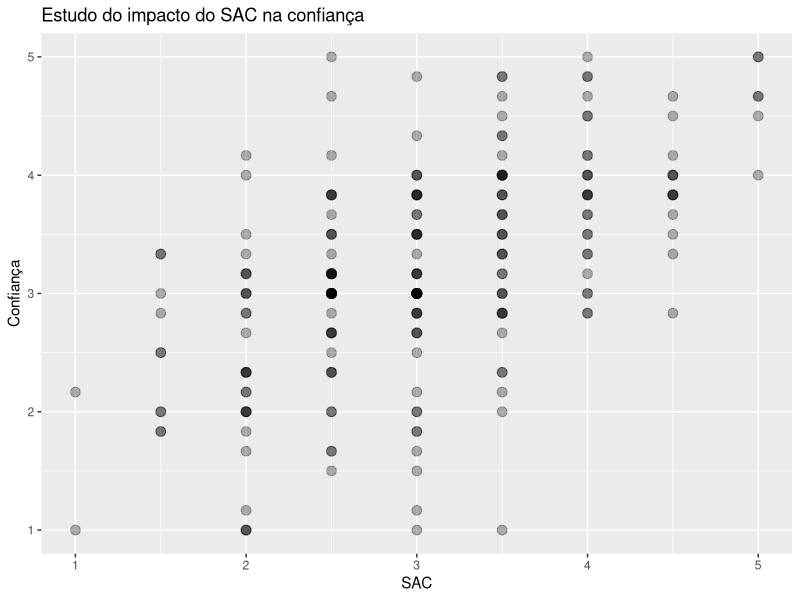
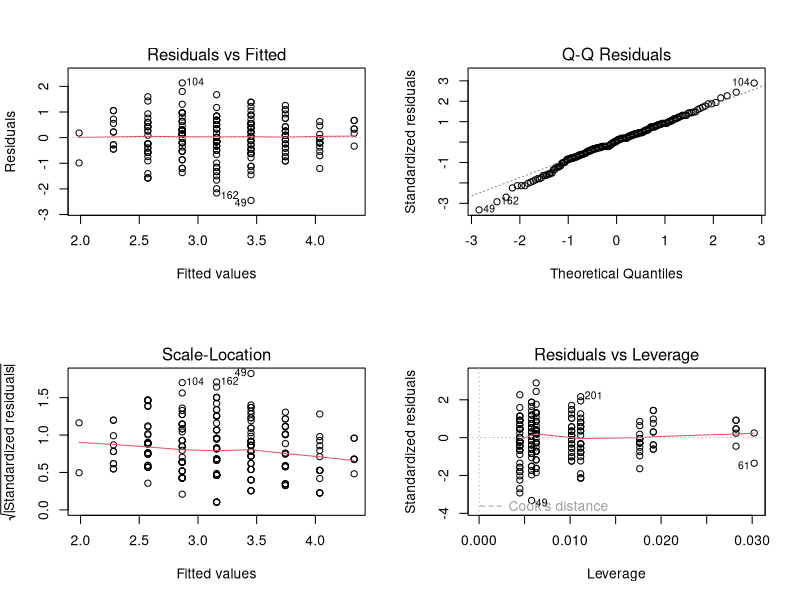

The R source for these figures, in order:
## ---- chunk 1
knitr::opts_chunk$set(echo = TRUE)
## ---- chunk 2
library(readxl)

dados = read_xlsx("Reg1.xlsx")
x <- dados$SAC
y <- dados$CONFIANÇA
## ---- chunk 3
#plot(y ~ x, 
#       main = "Estudo do impacto do SAC na confiança",
#       xlab = "SAC",
#       ylab = "Confiança" )

# Para o cálculo do coeficiente de correlação linear:
#round(cor(x,y),2)

library(ggplot2)
#library(hexbin)
#library(ggpointdensity)
# stat_binhex()
# geom_pointdensity() + scale_color_viridis_c()

ggplot(dados, aes(x=x,y=y)) +  geom_point(alpha = 0.3, size = 3)+
labs(title = "Estudo do impacto do SAC na confiança",
       x = "SAC",
       y = "Confiança") 

## ---- chunk 4
modelo = lm(y ~ x) 
resumo = summary(modelo)
# Para obter os coeficientes com duas casas decimais
tabela1 = round(resumo$coefficients,2) 
# Para obter os LI e LS dos coeficientes com duas casas decimais
tabela2 = round(confint(modelo, level = 0.95),2) 
library(knitr)
## ---- chunk 5
kable(tabela1)
kable(tabela2)
## ---- chunk 6
linear = function(x,y,alfa){
  mod = lm(y ~ x)
  res = summary(mod)
  if(res$coefficients[2,4] >= alfa){
    cat("Não há relação entre x e y,", "y =", 
        round(mean(y),2), "\n")
  }else{
    if(res$coefficients[1,4] >= alfa){
      mod = lm(y ~ x - 1)
      res = summary(mod)
      cat("A equação é: y =", res$coefficients[1], "*x", "\n")
    }else{
      cat("A equação (1) é: y =", res$coefficients[1,1],
          "+", res$coefficients[2,1], "*x", "\n")
      cat("Ou a equação (2) é: y =", mean(y),
          "+", res$coefficients[2,1], "*(x -",  mean(x), ")",
          "\n")
    }
  }
}

linear(x,y, 0.05)
## ---- chunk 7
##### Diagnóstico  #####
par(mfrow=c(2,2)) # Análise gráfica  #
plot(modelo)

library(lmtest)
# Teste de linearidade #
# Ho: é linear
resettest(modelo) 

# Teste de normalidade #
shapiro.test(rstudent(modelo)) 

# Teste de homoscedasticidade # 
library(lmtest) # É necessário carregar essa biblioteca
bptest(modelo, 
       varformula = ~ rstudent(modelo), 
       studentize=TRUE)
